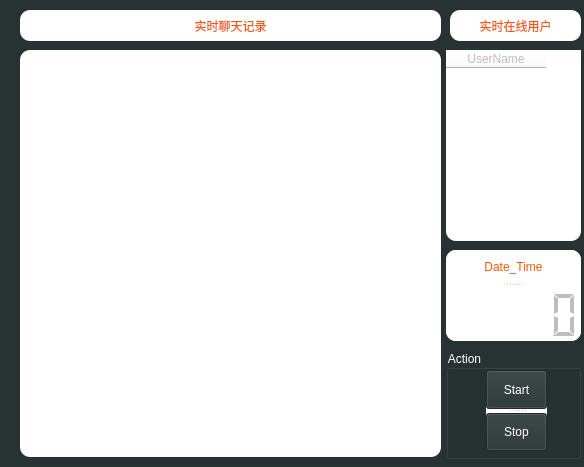
<?xml version="1.0" encoding="UTF-8"?>
<ui version="4.0">
 <class>Dialog</class>
 <widget class="QDialog" name="Dialog">
  <property name="enabled">
   <bool>false</bool>
  </property>
  <property name="geometry">
   <rect>
    <x>0</x>
    <y>0</y>
    <width>584</width>
    <height>467</height>
   </rect>
  </property>
  <property name="windowTitle">
   <string>Server</string>
  </property>
  <property name="windowIcon">
   <iconset resource="../../P2PChatSoftware/rescource/images.qrc">
    <normaloff>:/image/images/chatting.ico</normaloff>:/image/images/chatting.ico</iconset>
  </property>
  <property name="styleSheet">
   <string notr="true">background-color:rgb(40,50,50);</string>
  </property>
  <widget class="QWidget" name="widget" native="true">
   <property name="geometry">
    <rect>
     <x>10</x>
     <y>10</y>
     <width>571</width>
     <height>451</height>
    </rect>
   </property>
   <property name="styleSheet">
    <string notr="true">QFrame
{
	background-color:rgb(255,255,255);
	border:none;
	border-radius:10px;
}

QPushButton::hover,QToolButton::hover{  
    background: qlineargradient(x1: 0, y1: 0, x2: 0, y2: 1,  
                                 stop: 0 #758385, stop: 0.5 #122C39,  
                                 stop: 1.0 #0E7788);  
    border-color: #11505C;  

}  
QPushButton::pressed,QToolButton::pressed{  
    background: qlineargradient(x1: 0, y1: 0, x2: 0, y2: 1,  
                                 stop: 0 #969B9C, stop: 0.5 #16354B,  
                                 stop: 1.0 #244F76);  
    border-color: #11505C;

} </string>
   </property>
   <widget class="QLabel" name="tip_Label">
    <property name="geometry">
     <rect>
      <x>440</x>
      <y>0</y>
      <width>131</width>
      <height>31</height>
     </rect>
    </property>
    <property name="styleSheet">
     <string notr="true">font: 14pt &quot;华文楷体&quot;;
color: rgb(255, 85, 0);</string>
    </property>
    <property name="text">
     <string>实时在线用户</string>
    </property>
    <property name="alignment">
     <set>Qt::AlignCenter</set>
    </property>
   </widget>
   <widget class="QGroupBox" name="groupBox">
    <property name="geometry">
     <rect>
      <x>436</x>
      <y>340</y>
      <width>135</width>
      <height>109</height>
     </rect>
    </property>
    <property name="styleSheet">
     <string notr="true">font: 14pt &quot;华文楷体&quot;;
color: rgb(255, 255, 255);</string>
    </property>
    <property name="title">
     <string>Action</string>
    </property>
    <widget class="QSplitter" name="splitter">
     <property name="geometry">
      <rect>
       <x>40</x>
       <y>20</y>
       <width>61</width>
       <height>81</height>
      </rect>
     </property>
     <property name="orientation">
      <enum>Qt::Vertical</enum>
     </property>
     <widget class="QPushButton" name="start_btn">
      <property name="styleSheet">
       <string notr="true">color: rgb(255, 255, 255);</string>
      </property>
      <property name="text">
       <string>Start</string>
      </property>
     </widget>
     <widget class="QPushButton" name="stop_btn">
      <property name="styleSheet">
       <string notr="true">color: rgb(255, 255, 255);</string>
      </property>
      <property name="text">
       <string>Stop</string>
      </property>
     </widget>
    </widget>
   </widget>
   <widget class="QLabel" name="label">
    <property name="geometry">
     <rect>
      <x>10</x>
      <y>0</y>
      <width>421</width>
      <height>31</height>
     </rect>
    </property>
    <property name="styleSheet">
     <string notr="true">font: 14pt &quot;华文楷体&quot;;
color: rgb(255, 85, 0);</string>
    </property>
    <property name="text">
     <string>实时聊天记录</string>
    </property>
    <property name="alignment">
     <set>Qt::AlignCenter</set>
    </property>
   </widget>
   <widget class="QTableWidget" name="tableWidget">
    <property name="enabled">
     <bool>false</bool>
    </property>
    <property name="geometry">
     <rect>
      <x>436</x>
      <y>40</y>
      <width>135</width>
      <height>191</height>
     </rect>
    </property>
    <property name="styleSheet">
     <string notr="true">font: 11pt &quot;华文楷体&quot;;</string>
    </property>
    <column>
     <property name="text">
      <string>UserName</string>
     </property>
    </column>
   </widget>
   <widget class="QTextEdit" name="chat_record">
    <property name="enabled">
     <bool>false</bool>
    </property>
    <property name="geometry">
     <rect>
      <x>10</x>
      <y>40</y>
      <width>421</width>
      <height>407</height>
     </rect>
    </property>
    <property name="minimumSize">
     <size>
      <width>421</width>
      <height>0</height>
     </size>
    </property>
   </widget>
   <widget class="QSplitter" name="splitter_2">
    <property name="geometry">
     <rect>
      <x>436</x>
      <y>240</y>
      <width>135</width>
      <height>91</height>
     </rect>
    </property>
    <property name="orientation">
     <enum>Qt::Vertical</enum>
    </property>
    <widget class="QLabel" name="label_2">
     <property name="styleSheet">
      <string notr="true">font: 14pt &quot;华文楷体&quot;;
color: rgb(255, 85, 0);</string>
     </property>
     <property name="text">
      <string>Date_Time</string>
     </property>
     <property name="alignment">
      <set>Qt::AlignCenter</set>
     </property>
    </widget>
    <widget class="QLCDNumber" name="lcdNumber"/>
   </widget>
  </widget>
 </widget>
 <resources>
  <include location="../../P2PChatSoftware/rescource/images.qrc"/>
 </resources>
 <connections/>
 <slots>
  <slot>get_chat_person(int,int)</slot>
 </slots>
</ui>
